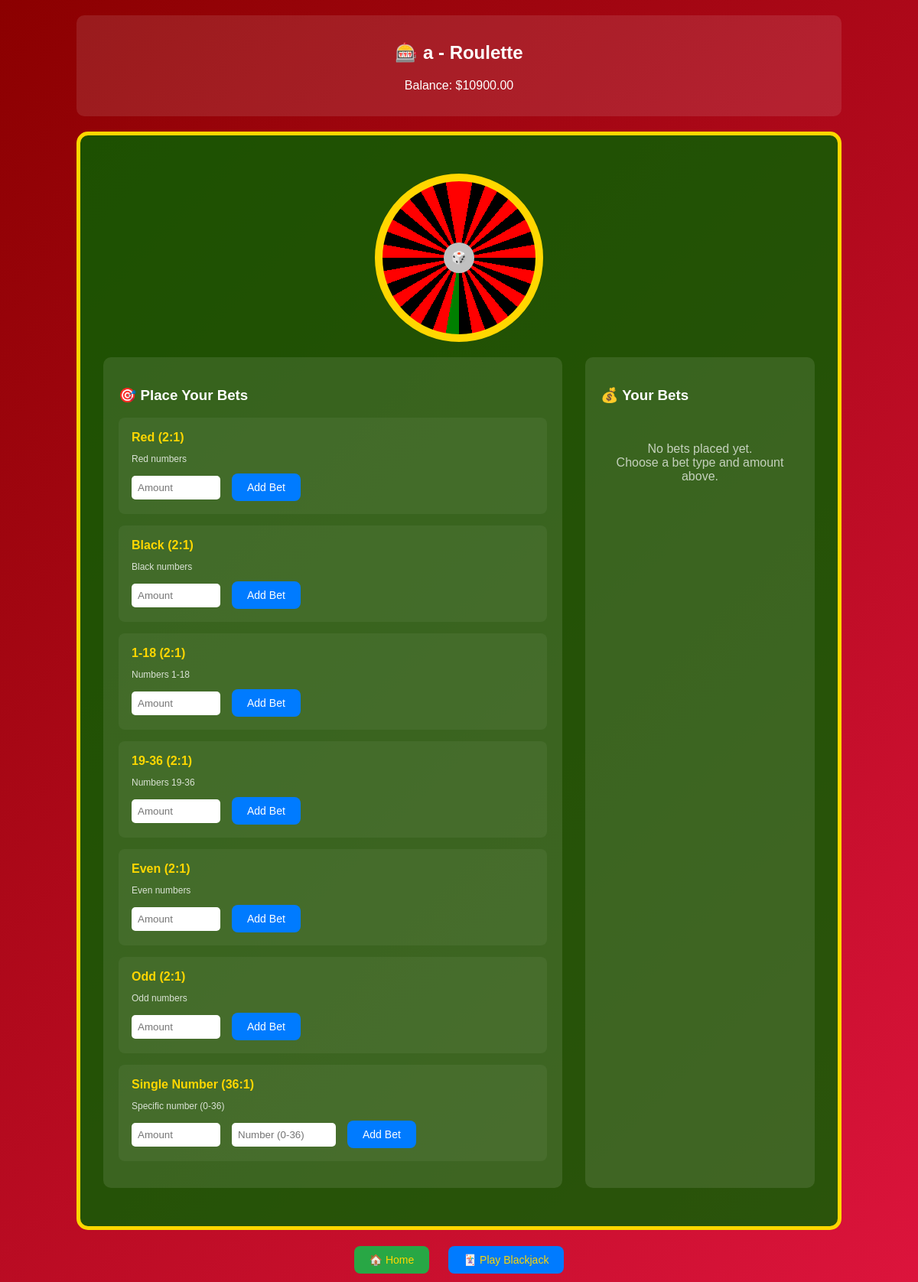
/roulette/1/, run on an earlier commit of the app's database.
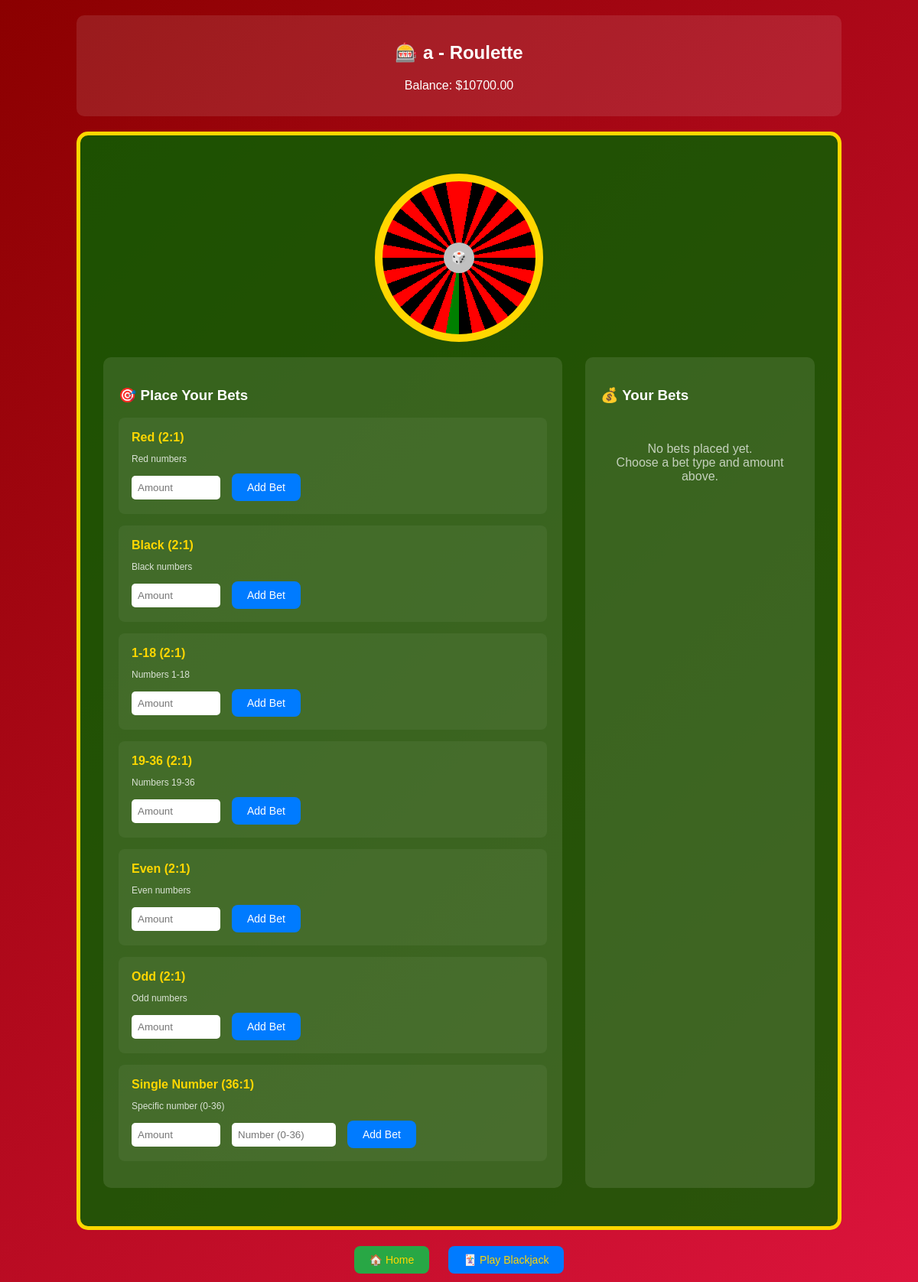
And on a later commit of the database.
### blackjack/models.py (models this page shows, shortened)
class Player(models.Model):
    nickname = models.CharField(max_length=100)
    balance = models.DecimalField(max_digits=10, decimal_places=2, default=10000)
    created_at = models.DateTimeField(auto_now_add=True)

### blackjack/views.py (the view, shortened to what this page needs)
# urls.py: path('roulette/<int:player_id>/', views.play_roulette, name='play_roulette'),  # NOWY
def play_roulette(request, player_id):
    player = get_object_or_404(Player, id=player_id)
    roulette = RouletteGame()
    return render(request, 'blackjack/roulette_betting.html', {
        'player': player,
        'bet_types': roulette.get_bet_types(),
        'current_bets': [],
        'total_bet': 0
    })

### core/roulette/game.py (called while the page is built)
    def get_bet_types(self):
        return {
            'red': {'name': 'Red', 'payout': 2, 'description': 'Red numbers'},
            'black': {'name': 'Black', 'payout': 2, 'description': 'Black numbers'},
            'first_half': {'name': '1-18', 'payout': 2, 'description': 'Numbers 1-18'},
            'second_half': {'name': '19-36', 'payout': 2, 'description': 'Numbers 19-36'},
            'even': {'name': 'Even', 'payout': 2, 'description': 'Even numbers'},
            'odd': {'name': 'Odd', 'payout': 2, 'description': 'Odd numbers'},
            'number': {'name': 'Single Number', 'payout': 36, 'description': 'Specific number (0-36)'}
        }

### blackjack/templates/blackjack/roulette_betting.html (shortened to what this page needs)
<!DOCTYPE html>
<html>
<head>
</head>
<body>
    <div class="container">
        <div class="player-info">
            <h2>🎰 {{ player.nickname }} - Roulette</h2>
            <p>Balance: ${{ player.balance }}</p>
        </div>
        <div class="roulette-table">
            <div class="roulette-wheel">
                <div class="wheel-center">🎲</div>
            </div>
            <div class="betting-section">
                <div class="bet-options">
                    <h3>🎯 Place Your Bets</h3>
                    {% for bet_key, bet_info in bet_types.items %}
                        <div class="bet-type">
                            <h4>{{ bet_info.name }} ({{ bet_info.payout }}:1)</h4>
                            <p style="font-size: 12px; opacity: 0.8;">{{ bet_info.description }}</p>
                            <form method="post" class="bet-form">
                                <input type="number" name="bet_amount" placeholder="Amount" min="1" max="{{ player.balance }}" required style="width: 100px;">
                                {% if bet_key == 'number' %}
                                    <input type="number" name="bet_number" placeholder="Number (0-36)" min="0" max="36" required style="width: 120px;">
                                {% endif %}
                                <button type="submit" class="btn btn-primary">Add Bet</button>
                            </form>
                        </div>
                    {% endfor %}
                </div>
                <div class="current-bets">
                    <h3>💰 Your Bets</h3>
                    {% if current_bets %}
                        {% for bet in current_bets %}
                            <div class="bet-item">
                                <span>
                                    <strong>{{ bet.display_name }}</strong><br>
                                    <small>${{ bet.amount }}</small>
                                </span>
                                <form method="post" style="display: inline;">
                                    {% csrf_token %}
                                    <input type="hidden" name="remove_bet" value="1">
                                    <input type="hidden" name="bet_index" value="{{ forloop.counter0 }}">
                                    <button type="submit" class="btn btn-danger" style="padding: 5px 10px;">Remove</button>
                                </form>
                            </div>
                        {% endfor %}
                        <div class="bet-summary">
                            <h4>Total Bet: ${{ total_bet }}</h4>
                            <form method="post" style="margin-top: 15px;">
                                {% csrf_token %}
                                <input type="hidden" name="spin" value="1">
                                <button type="submit" class="btn btn-gold" style="font-size: 18px; padding: 15px 30px;">
                                    🎰 SPIN THE WHEEL! 🎰
                                </button>
                            </form>
                        </div>
                    {% else %}
                        <p style="text-align: center; opacity: 0.7; margin-top: 50px;">
                            No bets placed yet.<br>
                            Choose a bet type and amount above.
                        </p>
                    {% endif %}
                </div>
            </div>
        </div>
        <div class="nav-links">
            <a href="{% url 'home' %}" class="btn btn-success">🏠 Home</a>
            <a href="{% url 'play_game' player.id %}" class="btn btn-primary">🃏 Play Blackjack</a>
        </div>
    </div>
</body>
</html>

What changed in the data, as far as the page shows it:
changed Player: balance "10900.00" → "10700.00"
